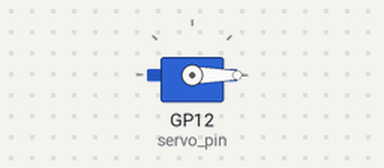
Recording of a program running on a simulated Raspberry Pi Pico running MicroPython. On the bench: servo. Servo angles are drawn from the pulse width (0.5 ms = 0°, 2.5 ms = 180°).

Above: at 0.05 s.
At 1.5 s:
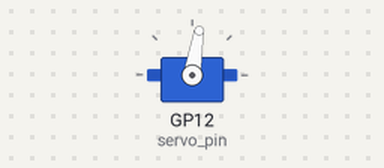
At 3.0 s:
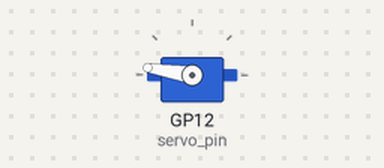
Timing chart, 0 to 6.9 s (numbered marks = the images above):
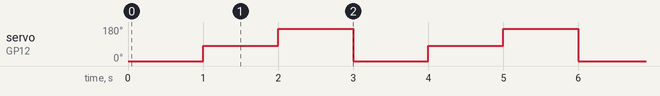

Measured:
- by itself, servo on GP12 (servo_pin): repeats every 3.0 s: 171° 1.0 s, 0° 1.0 s, 81° 1.0 s

The program:

Micro_Servo.py
```python
import machine
import time

servo_pin = machine.Pin(12)
pwm = machine.PWM(servo_pin)
pwm.freq(50)
def move_servo(angle):
    duty_cycle = angle / 18 + 2
    pwm.duty_u16(int(duty_cycle * 65535 / 100))
while True:
    move_servo(0) # Move the servo motor to 0 degrees
    time.sleep(1)
    move_servo(90) # Move the servo motor to 90 degrees
    time.sleep(1)
    move_servo(180) # Move the servo motor to 180 degrees
    time.sleep(1)
```
